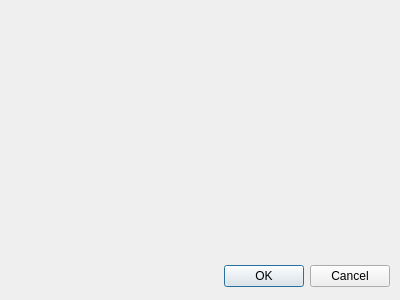
<?xml version="1.0" encoding="UTF-8"?>
<ui version="4.0">
 <class>NewRotators</class>
 <widget class="QDialog" name="NewRotators">
  <property name="geometry">
   <rect>
    <x>0</x>
    <y>0</y>
    <width>400</width>
    <height>300</height>
   </rect>
  </property>
  <property name="windowTitle">
   <string>Student Names</string>
  </property>
  <widget class="QDialogButtonBox" name="buttonBox">
   <property name="geometry">
    <rect>
     <x>220</x>
     <y>260</y>
     <width>170</width>
     <height>32</height>
    </rect>
   </property>
   <property name="orientation">
    <enum>Qt::Horizontal</enum>
   </property>
   <property name="standardButtons">
    <set>QDialogButtonBox::Cancel|QDialogButtonBox::Ok</set>
   </property>
  </widget>
 </widget>
 <resources/>
 <connections>
  <connection>
   <sender>buttonBox</sender>
   <signal>accepted()</signal>
   <receiver>NewRotators</receiver>
   <slot>accept()</slot>
   <hints>
    <hint type="sourcelabel">
     <x>248</x>
     <y>254</y>
    </hint>
    <hint type="destinationlabel">
     <x>157</x>
     <y>274</y>
    </hint>
   </hints>
  </connection>
  <connection>
   <sender>buttonBox</sender>
   <signal>rejected()</signal>
   <receiver>NewRotators</receiver>
   <slot>reject()</slot>
   <hints>
    <hint type="sourcelabel">
     <x>316</x>
     <y>260</y>
    </hint>
    <hint type="destinationlabel">
     <x>286</x>
     <y>274</y>
    </hint>
   </hints>
  </connection>
 </connections>
</ui>
